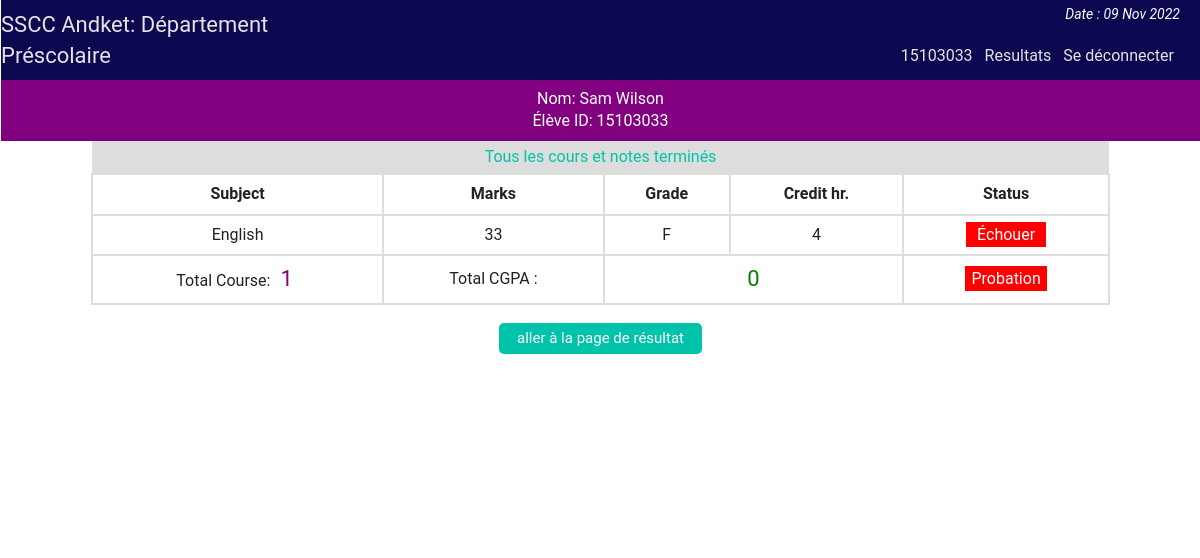
/prescolaire/student/st_cgpa.php?vr=15103033&vn=Sam Wilson (signed in), run on the app's committed database.
### tables this page shows
CREATE TABLE IF NOT EXISTS `result` (
  `id` int NOT NULL AUTO_INCREMENT,
  `st_id` int NOT NULL,
  `marks` int NOT NULL,
  `sub` varchar(50) NOT NULL,
  `semester` varchar(20) NOT NULL,
  PRIMARY KEY (`id`)
);

### prescolaire/php/functions.php (called while the page is built, shortened)
<?php
	class login_registration_class{
		public function view_cgpa($stid){
			global $conn;
			$sql = "select * from result where st_id='$stid'";
			$result = $conn->query($sql);
			return $result;
		}
	};
?>

### prescolaire/student/st_cgpa.php (the view, shortened to what this page needs)
<?php
	require "../php/config.php";
	require_once "../php/functions.php";
	if(isset($_REQUEST['vr'])){
		$stid = $_REQUEST['vr'];
		$name = $_REQUEST['vn'];
	}
?>
<?php
include "../php/top_general.php";
?>
<div class="all_student fix">
		<?php
		function credit_hour($x){
			if($x=="DBMS") return 3;
			elseif($x == "DBMS Lab") return 1;
			elseif($x == "Mathematics") return 4;
			elseif($x == "Programming") return 3;
			elseif($x == "Programming Lab") return 1;
			elseif($x == "English") return 4;
			elseif($x == "Physics") return 3;
			elseif($x == "Chemistry") return 3;
			elseif($x == "Psychology") return 3;
		}
		function grade_point($gd){
			if($gd<60) return 0;
			elseif($gd>=60 && $gd<70) return 1;
			elseif($gd>=70 && $gd<80) return 2;
			elseif($gd>=80 && $gd<90) return 3;
			elseif($gd>=90 && $gd<=100) return 4;
		}
		?>
	<div class="fix">
	<p style="text-align:center;color:#fff;background:purple;margin:0;padding:8px;"><?php echo "Nom: ".$name."<br>Élève ID: " . $stid; ?></p>
	</div>
<div  class="fix">
	<p style='text-align:center;background:#ddd;color:#01C3AA;padding:5px;width:84%;margin:0 auto'>Tous les cours et notes terminés</p>
</div>
	<?php
			$i=0;
			$ch = 0;
			$gp = 0;
				$get_result = $user->view_cgpa($stid);
				if($get_result && ($get_result->num_rows)>0){
			?>
				<table class="tab_two" style="text-align:center;width:85%;margin:0 auto">
					<th>Subject</th>
					<th>Marks</th>
					<th>Grade</th>
					<th>Credit hr.</th>
					<th>Status</th>
		<?php
				while($rows = $get_result->fetch_assoc()){
				$i++;
				$ch = $ch + credit_hour($rows['sub']);
		?>
			<tr>
				<td><?php echo $rows['sub']; ?></td>
				<td><?php echo $rows['marks']; ?></td>
				<td>
				<?php
					$mark = $rows['marks'];
					if($mark<60){echo "F";}
					elseif($mark>=60 && $mark<70){echo "D";}
					elseif($mark>=70 && $mark<80){echo "C";}
					elseif($mark>=80 && $mark<90){echo "B";}
					elseif($mark>=90 && $mark<=100){echo "A";}
					$gp = $gp + (credit_hour($rows['sub']) * grade_point($rows['marks']));
				?>
				</td>
				<td><?php echo credit_hour($rows['sub']); ?></td>
				<td>
				<?php
					$stat = $rows['marks'];
					if($stat<60){
						echo "<span style='background:red;padding:3px 11px;color:#fff;'>Échouer</span>";
					}elseif($stat>=60 && $stat<70){
						echo "<span style='background:yellow'>Reprendre</span>";
					}else{
						echo "<span style='background:green;padding:3px 6px;color:#fff;'>Succès</span>";
					}
				?>
				</td>
			</tr>
			<?php } ?>
			<tr>
			<td><?php echo "Total Course: <span style='color:#800080;padding:3px 6px;font-size:22px'>".$i."</span>"; ?></td>
				<td colspan="1">Total CGPA : </td>
				<td colspan="2">
				<?php
				$sg = $gp/$ch;
				echo "<span style='color:green;padding:3px 6px;font-size:22px'>" . round($sg,2) . "</span>"; ?>
				</td>
				<td>
					<?php
						if($sg>=3.5){
							echo "<span style='background:purple;padding:3px 6px;color:#fff;'>Excellent";
						}elseif($sg>=3.0 && $sg<3.5){
							echo "<span style='background:green;padding:3px 6px;color:#fff;'>Bon";
						}elseif($sg>=2.5 && $sg<3.0){
							echo "<span style='background:gray;padding:3px 6px;color:#fff;'>Moyenne";
						}else{
							echo "<span style='background:red;padding:3px 6px;color:#fff;'>Probation";
						}
					?>
				</td>
			</tr>
		</table>
		<?php
			}
			else{
				echo  "<p style='color:red;text-align:center'>Rien n'a été trouvé </p>";
				}
		?>
		<div class="back fix">
			<p style="text-align:center"><a href="st_result.php?vr=<?php echo $stid?>&vn=<?php echo $name?>"><button class="editbtn">aller à la page de résultat </button></a></p>
		</div>
</div>

### prescolaire/css/main.css (style rules this page uses)
html { color: #222; font-size: 1em; line-height: 1.4; }
a { text-decoration:none; }
.fix { overflow:hidden; }
body { font-family:roboto !important; background:url(../img/ptrn.png) repeat fixed; }
.st_reg th, td { padding: 8px; }
.editbtn { background-color: #01C3AA; border: none; border-radius:5px; color: white; padding: 5px 18px; text-align: center; text-decoration: none; display: inline-block; font-size: 15px; margin: 2px 1px; cursor: pointer; }
.all_student { min-height:450px; }
table.att_tab tr,td,th { border:2px solid #ddd; border-collapse:collapse; padding:8px; }

### data on the page
result: sub "English", marks "33", shows "F", sub "4", shows "Échouer"

### other printed values
$sid "15103033"
$name "Sam Wilson"
$stid "15103033"
$i "1"
$sg "0"
